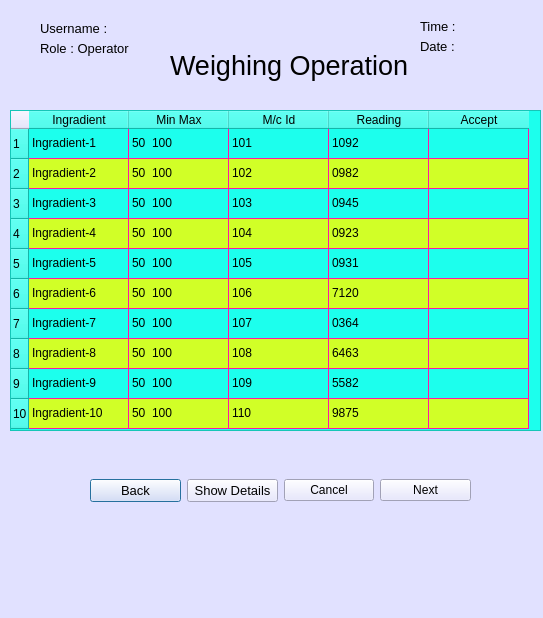
<?xml version="1.0" encoding="UTF-8"?>
<ui version="4.0">
 <class>weighning_operation</class>
 <widget class="QDialog" name="weighning_operation">
  <property name="geometry">
   <rect>
    <x>0</x>
    <y>0</y>
    <width>543</width>
    <height>618</height>
   </rect>
  </property>
  <property name="windowTitle">
   <string>Dialog</string>
  </property>
  <property name="styleSheet">
   <string notr="true">background-color: rgb(225, 225, 255);</string>
  </property>
  <widget class="QLabel" name="label_5">
   <property name="geometry">
    <rect>
     <x>420</x>
     <y>40</y>
     <width>47</width>
     <height>13</height>
    </rect>
   </property>
   <property name="font">
    <font>
     <pointsize>10</pointsize>
    </font>
   </property>
   <property name="text">
    <string>Date : </string>
   </property>
  </widget>
  <widget class="QLabel" name="label_3">
   <property name="geometry">
    <rect>
     <x>170</x>
     <y>50</y>
     <width>241</width>
     <height>31</height>
    </rect>
   </property>
   <property name="font">
    <font>
     <pointsize>20</pointsize>
    </font>
   </property>
   <property name="text">
    <string>Weighing Operation</string>
   </property>
  </widget>
  <widget class="QLabel" name="label">
   <property name="geometry">
    <rect>
     <x>40</x>
     <y>20</y>
     <width>71</width>
     <height>16</height>
    </rect>
   </property>
   <property name="font">
    <font>
     <pointsize>10</pointsize>
    </font>
   </property>
   <property name="text">
    <string>Username : </string>
   </property>
  </widget>
  <widget class="QWidget" name="layoutWidget">
   <property name="geometry">
    <rect>
     <x>90</x>
     <y>470</y>
     <width>381</width>
     <height>41</height>
    </rect>
   </property>
   <layout class="QHBoxLayout" name="horizontalLayout">
    <item>
     <widget class="QPushButton" name="pushButton">
      <property name="font">
       <font>
        <pointsize>10</pointsize>
       </font>
      </property>
      <property name="text">
       <string>Back</string>
      </property>
     </widget>
    </item>
    <item>
     <widget class="QPushButton" name="pushButton_2">
      <property name="font">
       <font>
        <pointsize>10</pointsize>
       </font>
      </property>
      <property name="text">
       <string>Show Details</string>
      </property>
     </widget>
    </item>
    <item>
     <widget class="QPushButton" name="pushButton_3">
      <property name="text">
       <string>Cancel</string>
      </property>
     </widget>
    </item>
    <item>
     <widget class="QPushButton" name="pushButton_4">
      <property name="text">
       <string>Next</string>
      </property>
     </widget>
    </item>
   </layout>
  </widget>
  <widget class="QTableWidget" name="tableWidget">
   <property name="geometry">
    <rect>
     <x>10</x>
     <y>110</y>
     <width>531</width>
     <height>321</height>
    </rect>
   </property>
   <property name="styleSheet">
    <string notr="true">background-color: rgb(28, 255, 237);
gridline-color: rgb(255, 23, 166);
alternate-background-color: rgb(209, 255, 39);
selection-background-color: rgb(21, 255, 99);
</string>
   </property>
   <property name="alternatingRowColors">
    <bool>true</bool>
   </property>
   <property name="verticalScrollMode">
    <enum>QAbstractItemView::ScrollPerItem</enum>
   </property>
   <row>
    <property name="text">
     <string>1</string>
    </property>
   </row>
   <row>
    <property name="text">
     <string>2</string>
    </property>
   </row>
   <row>
    <property name="text">
     <string>3</string>
    </property>
   </row>
   <row>
    <property name="text">
     <string>4</string>
    </property>
   </row>
   <row>
    <property name="text">
     <string>5</string>
    </property>
   </row>
   <row>
    <property name="text">
     <string>6</string>
    </property>
   </row>
   <row>
    <property name="text">
     <string>7</string>
    </property>
   </row>
   <row>
    <property name="text">
     <string>8</string>
    </property>
   </row>
   <row>
    <property name="text">
     <string>9</string>
    </property>
   </row>
   <row>
    <property name="text">
     <string>10</string>
    </property>
   </row>
   <column>
    <property name="text">
     <string>Ingradient</string>
    </property>
   </column>
   <column>
    <property name="text">
     <string>Min Max</string>
    </property>
   </column>
   <column>
    <property name="text">
     <string>M/c Id</string>
    </property>
   </column>
   <column>
    <property name="text">
     <string>Reading</string>
    </property>
   </column>
   <column>
    <property name="text">
     <string>Accept</string>
    </property>
   </column>
   <item row="0" column="0">
    <property name="text">
     <string>Ingradient-1</string>
    </property>
   </item>
   <item row="0" column="1">
    <property name="text">
     <string>50  100</string>
    </property>
   </item>
   <item row="0" column="2">
    <property name="text">
     <string>101</string>
    </property>
   </item>
   <item row="0" column="3">
    <property name="text">
     <string>1092</string>
    </property>
   </item>
   <item row="1" column="0">
    <property name="text">
     <string>Ingradient-2</string>
    </property>
   </item>
   <item row="1" column="1">
    <property name="text">
     <string>50  100</string>
    </property>
   </item>
   <item row="1" column="2">
    <property name="text">
     <string>102</string>
    </property>
   </item>
   <item row="1" column="3">
    <property name="text">
     <string>0982</string>
    </property>
   </item>
   <item row="2" column="0">
    <property name="text">
     <string>Ingradient-3</string>
    </property>
   </item>
   <item row="2" column="1">
    <property name="text">
     <string>50  100</string>
    </property>
   </item>
   <item row="2" column="2">
    <property name="text">
     <string>103</string>
    </property>
   </item>
   <item row="2" column="3">
    <property name="text">
     <string>0945</string>
    </property>
   </item>
   <item row="3" column="0">
    <property name="text">
     <string>Ingradient-4</string>
    </property>
   </item>
   <item row="3" column="1">
    <property name="text">
     <string>50  100</string>
    </property>
   </item>
   <item row="3" column="2">
    <property name="text">
     <string>104</string>
    </property>
   </item>
   <item row="3" column="3">
    <property name="text">
     <string>0923</string>
    </property>
   </item>
   <item row="4" column="0">
    <property name="text">
     <string>Ingradient-5</string>
    </property>
   </item>
   <item row="4" column="1">
    <property name="text">
     <string>50  100</string>
    </property>
   </item>
   <item row="4" column="2">
    <property name="text">
     <string>105</string>
    </property>
   </item>
   <item row="4" column="3">
    <property name="text">
     <string>0931</string>
    </property>
   </item>
   <item row="5" column="0">
    <property name="text">
     <string>Ingradient-6</string>
    </property>
   </item>
   <item row="5" column="1">
    <property name="text">
     <string>50  100</string>
    </property>
   </item>
   <item row="5" column="2">
    <property name="text">
     <string>106</string>
    </property>
   </item>
   <item row="5" column="3">
    <property name="text">
     <string>7120</string>
    </property>
   </item>
   <item row="6" column="0">
    <property name="text">
     <string>Ingradient-7</string>
    </property>
   </item>
   <item row="6" column="1">
    <property name="text">
     <string>50  100</string>
    </property>
   </item>
   <item row="6" column="2">
    <property name="text">
     <string>107</string>
    </property>
   </item>
   <item row="6" column="3">
    <property name="text">
     <string>0364</string>
    </property>
   </item>
   <item row="7" column="0">
    <property name="text">
     <string>Ingradient-8</string>
    </property>
   </item>
   <item row="7" column="1">
    <property name="text">
     <string>50  100</string>
    </property>
   </item>
   <item row="7" column="2">
    <property name="text">
     <string>108</string>
    </property>
   </item>
   <item row="7" column="3">
    <property name="text">
     <string>6463</string>
    </property>
   </item>
   <item row="8" column="0">
    <property name="text">
     <string>Ingradient-9</string>
    </property>
   </item>
   <item row="8" column="1">
    <property name="text">
     <string>50  100</string>
    </property>
   </item>
   <item row="8" column="2">
    <property name="text">
     <string>109</string>
    </property>
   </item>
   <item row="8" column="3">
    <property name="text">
     <string>5582</string>
    </property>
   </item>
   <item row="9" column="0">
    <property name="text">
     <string>Ingradient-10</string>
    </property>
   </item>
   <item row="9" column="1">
    <property name="text">
     <string>50  100</string>
    </property>
   </item>
   <item row="9" column="2">
    <property name="text">
     <string>110</string>
    </property>
   </item>
   <item row="9" column="3">
    <property name="text">
     <string>9875</string>
    </property>
   </item>
  </widget>
  <widget class="QLabel" name="label_4">
   <property name="geometry">
    <rect>
     <x>420</x>
     <y>20</y>
     <width>47</width>
     <height>13</height>
    </rect>
   </property>
   <property name="font">
    <font>
     <pointsize>10</pointsize>
    </font>
   </property>
   <property name="text">
    <string>Time :</string>
   </property>
  </widget>
  <widget class="QLabel" name="label_2">
   <property name="geometry">
    <rect>
     <x>40</x>
     <y>40</y>
     <width>101</width>
     <height>16</height>
    </rect>
   </property>
   <property name="font">
    <font>
     <pointsize>10</pointsize>
    </font>
   </property>
   <property name="text">
    <string>Role : Operator</string>
   </property>
  </widget>
 </widget>
 <resources/>
 <connections/>
</ui>
